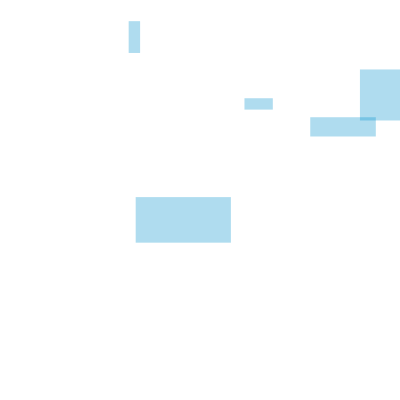
Frame 1 (no input)
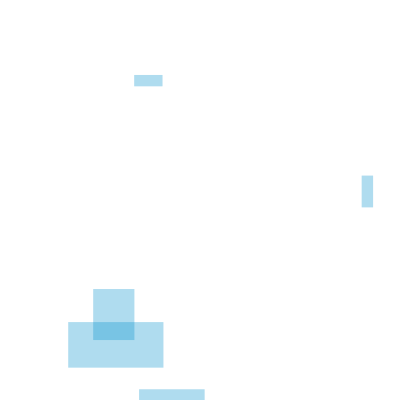
Frame 60 (the mouse pressed at the canvas centre just before this capture)
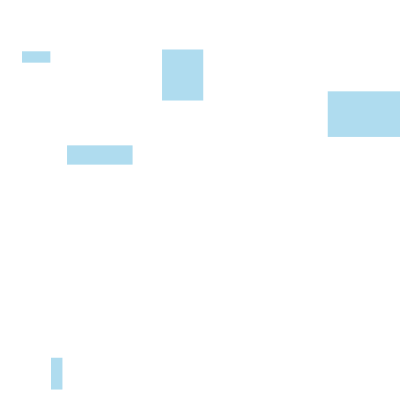
Frame 120 (the mouse held since frame 60 and released just before this capture)

The Processing sketch that drew these frames (run headless with seeded random() and noise(); from frame 60 on, the mouse is pressed at the canvas centre):

// Processing sketch: sketch_07_003
// ── sketch_07_003.pde
float x1, y1, x2, y2, x3, y3, x4, y4, x5, y5;
float rW1, rH1, rW2, rH2, rW3, rH3, rW4, rH4, rW5, rH5;
float xS1, yS1, xS2, yS2, xS3, yS3, xS4, yS4, xS5, yS5;

void setup() {
  size(400, 400);
  frameRate(30);
  noStroke();
  rectMode(CENTER);
  fill(0, 142, 204, 80);
  x1 = random(width);
  y1 = random(height);
  x2 = random(width);
  y2 = random(height);
  x3 = random(width);
  y3 = random(height);
  x4 = random(width);
  y4 = random(height);
  x5 = random(width);
  y5 = random(height);
  rW1 = random(10, 100);
  rH1 = random(10, 100);
  rW2 = random(10, 100);
  rH2 = random(10, 100);
  rW3 = random(10, 100);
  rH3 = random(10, 100);
  rW4 = random(10, 100);
  rH4 = random(10, 100);
  rW5 = random(10, 100);
  rH5 = random(10, 100);
  xS1 = random(-10, 10);
  yS1 = random(-10, 10);
  xS2 = random(-10, 10);
  yS2 = random(-10, 10);
  xS3 = random(-10, 10);
  yS3 = random(-10, 10);
  xS4 = random(-10, 10);
  yS4 = random(-10, 10);
  xS5 = random(-10, 10);
  yS5 = random(-10, 10);
}

void draw() {
  background(255);
  rect(x1, y1, rW1, rH1);
  x1 += xS1;
  y1 += yS1;

  if (x1 > width || x1 < 0) {
    xS1 *= -1;
  }
  if (y1 > height || y1 < 0) {
    yS1 *= -1;
  }
  
  rect(x2, y2, rW2, rH2);
  x2 += xS2;
  y2 += yS2;

  if (x2 > width || x2 < 0) {
    xS2 *= -1;
  }
  if (y2 > height || y2 < 0) {
    yS2 *= -1;
  }
  
  rect(x3, y3, rW3, rH3);
  x3 += xS3;
  y3 += yS3;

  if (x3 > width || x3 < 0) {
    xS3 *= -1;
  }
  if (y3 > height || y3 < 0) {
    yS3 *= -1;
  }
  
  rect(x4, y4, rW4, rH4);
  x4 += xS4;
  y4 += yS4;

  if (x4 > width || x4 < 0) {
    xS4 *= -1;
  }
  if (y4 > height || y4 < 0) {
    yS4 *= -1;
  }
  
  rect(x5, y5, rW5, rH5);
  x5 += xS5;
  y5 += yS5;

  if (x5 > width || x5 < 0) {
    xS5 *= -1;
  }
  if (y5 > height || y5 < 0) {
    yS5 *= -1;
  }
}
